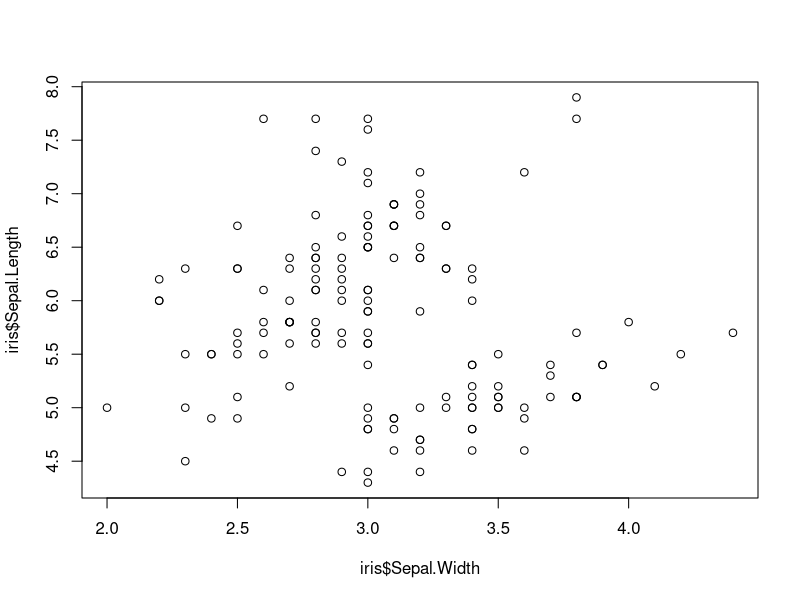
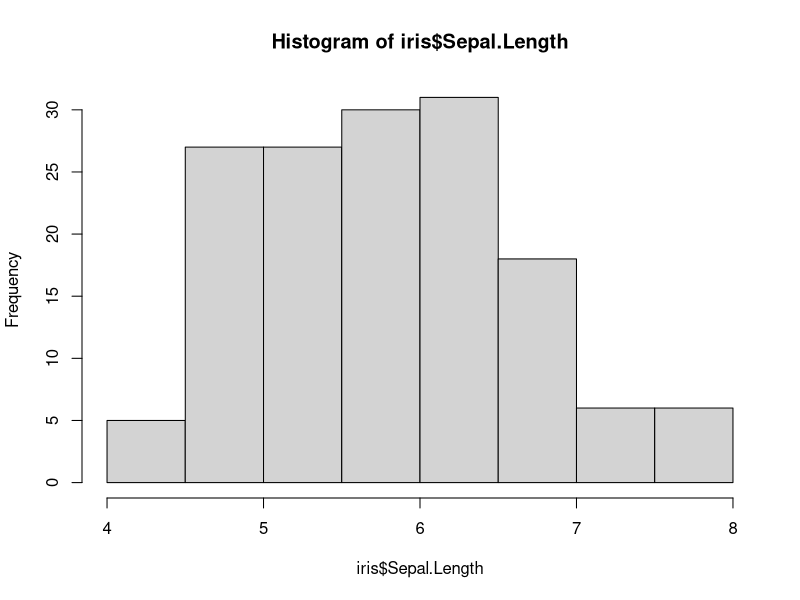
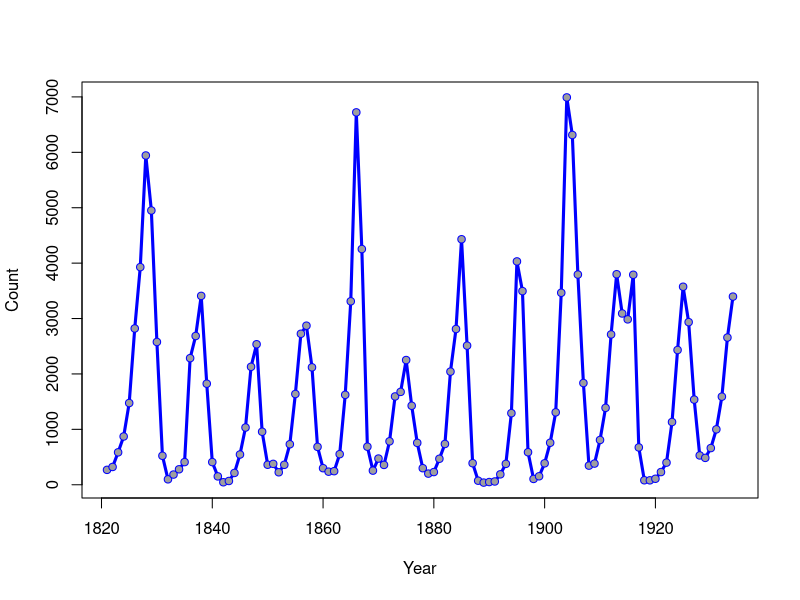
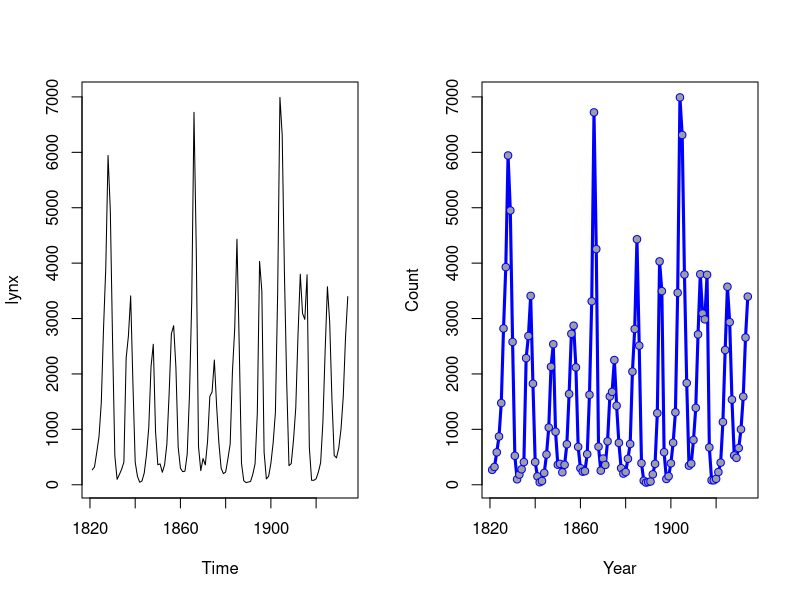

These figures' R source, in order: (Note: this script raises an error after producing the figures.)
## ---- chunk 1
x<-c(5)
y<-c(10)
z<-c(3)


v<-x*z*y
v
## ---- chunk 2
myVec<-c(1,2,3,4,5)
myRep<-rep(10, 217)
mySeq<-seq( from=1, to=100, by=0.25 )
length(unique(mySeq))
## ---- chunk 3
ls()
getwd()
list.files(include.dirs=T)
save.image()
## ---- chunk 4
#1
data(iris)
t<-iris[10,1]
str(iris)
#2
s<-iris[, -5]
s[5, ]=s[5,]*2
s<-cbind(s, iris$Species)
#3
i1<-subset(iris[c(1:10,15,35:40),c(1:2,5)])
#4
iris2<-iris
iris2<-iris[-10, ]
#5
newobject2<-iris$Sepal.Length>5
b<-iris$Sepal.Length[ iris$Sepal.Length > 55 ]
data<-cbind(iris$Sepal.Length, iris$Sepal.Width)

#6 
iris3 <- subset(iris, iris$Species=="setosa")
write.csv(iris3)
#7
plot(iris$Sepal.Length~iris$Sepal.Width )




## ---- chunk 5
L <- list()
L[[1]]<-myVec
L[[2]]<-myRep
L[[3]]<-mySeq
P<-data.frame(cbind(myVec, myRep, mySeq))
L1<-L[[2]][1:5]
L2<-L[[3]][1:5]
L3<-data.frame(L[[1]], L1, L2)
str(L3)
dim(L3)
write.table(L3)
write.csv(L3)
## ---- chunk 6
#library(dismo)

## ---- chunk 7
#A
hist(iris$Sepal.Length)
#lines(density(iris$Sepal.Length))

#B
data(lynx)
str(lynx)
plot(lynx, lwd=3, col="blue", xlab="Year", ylab="Count")
points(lynx, pch=21, col="blue", bg=48)
par(mfrow=c(1,2))
plot(lynx)
plot(lynx, lwd=3, col="blue", xlab="Year", ylab="Count")
points(lynx, pch=21, col="blue", bg=48)
## ---- chunk 8
#A
#M <- matrix( data=NA, nrow=5, ncol=1 )
#for(i in 5:1) {M[ ,i]<- c("Hello world!")} M

#B
Mat<-matrix(data=NA, nrow=25, ncol=25)
c<-(  for (i in Mat){ print(c(i, runif(n=625, min=0, max=1)))
    for (j in Mat){print(c(j, "nested?"))}})
# not sure why it needs to be a nested loop. 
for (i in Mat){ print(c(i, runif(n=625, min=0, max=1)))}


random <- runif(n=625, min=0, max=1)
myMat<-matrix(data=random, nrow=25, ncol=25)
myM<-subset(x=myMat, subset=(myMat>0.5))
image(myM, col=heat.colors)
#Error in x[subset & !is.na(subset), vars, drop = drop] :  (subscript) logical subscript too long 
## ---- chunk 9
#ddply(.data=myMat, .variables="8", .fun="mean"")

## ---- chunk 10
cube.return <- function(x) {
    cube <- x * x
    return(cube)
}
vector<-c(1:10)
cube.return(vector)
plot(cube.return(vector))
## ---- chunk 11
speedingdata<-matrix(data=NA, ncol=2, nrow=2)
colnames(speedingdata, do.NULL = TRUE, c("speed", "price"))
colnames(speedingdata, do.NULL = FALSE)
colnames(speedingdata) <- c("speed","price")
speedingdata[,1]<-c(75,58)
speedingdata

#for (i in 1:length(speedingdata)){
 #     if(speed[i]<65){
  #      price[i]<-(speed[i]-55)*25
#        }
#      else if(speed[i]>65){
#       price[i]<-(speed[i]-65)*50 
#         }}




## ---- chunk 12
save.image(file="final skill")
rm( list=ls() )
